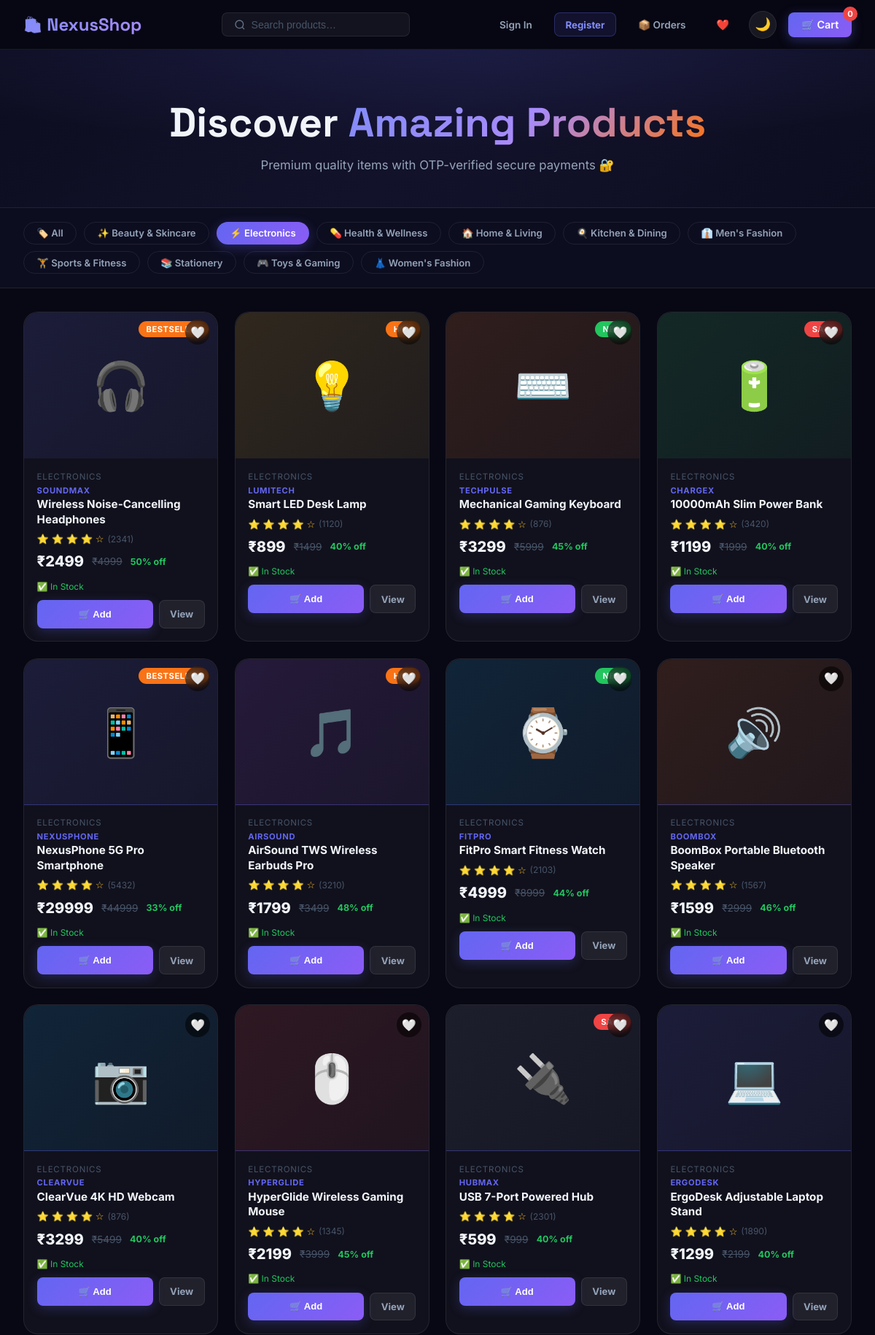
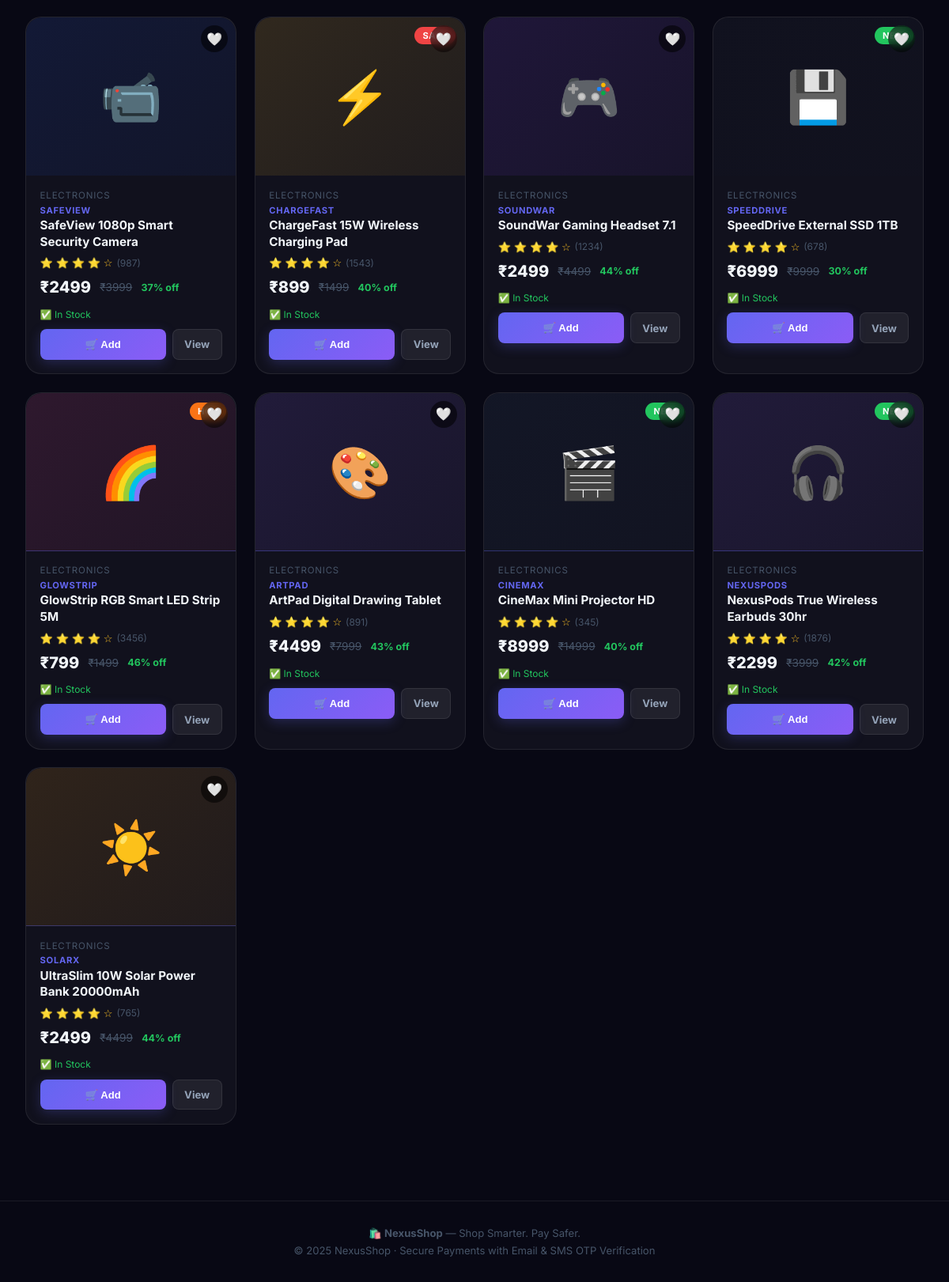
The app's page /?category=Electronics with its own data (2 pictures, top to bottom).
### ecommerce-otp-payment/models.py (models this page shows, shortened)
class Product(db.Model):
    __tablename__ = "products"
    id=db.Column(db.Integer,primary_key=True)
    name=db.Column(db.String(120),nullable=False)
    brand=db.Column(db.String(60),default="NexusShop")
    category=db.Column(db.String(60),nullable=False)
    price=db.Column(db.Float,nullable=False)
    original_price=db.Column(db.Float)
    description=db.Column(db.Text)
    highlights=db.Column(db.Text)
    specs_json=db.Column(db.Text)
    image_url=db.Column(db.Text)
    images_json=db.Column(db.Text)
    image_emoji=db.Column(db.String(10),default="📦")
    image_color=db.Column(db.String(20),default="#6366f1")
    stock=db.Column(db.Integer,default=50)
    rating=db.Column(db.Float,default=4.5)
    reviews=db.Column(db.Integer,default=100)
    badge=db.Column(db.String(30))
    created_at=db.Column(db.DateTime,default=datetime.utcnow)

### ecommerce-otp-payment/app.py (the view)
@app.route("/")
def index():
    category = request.args.get("category", "All")
    search   = request.args.get("q", "")
    query    = Product.query
    if category != "All":
        query = query.filter_by(category=category)
    if search:
        query = query.filter(Product.name.ilike(f"%{search}%"))
    products   = query.all()
    categories = ["All"] + sorted(set(p.category for p in Product.query.all()))
    cart_count = sum(i["qty"] for i in get_cart().values())
    current_user = get_logged_in_user()
    return render_template("index.html",
                           products=products,
                           categories=categories,
                           active_category=category,
                           search=search,
                           cart_count=cart_count,
                           current_user=current_user)

### ecommerce-otp-payment/app.py (called while the page is built)
def get_cart():
    return session.get("cart", {})

def get_logged_in_user():
    uid = session.get("user_id")
    return User.query.get(uid) if uid else None

### ecommerce-otp-payment/templates/index.html (shortened to what this page needs)
{% extends "base.html" %}
{% block content %}
<section class="hero">
  <h1>Discover <span>Amazing Products</span></h1>
  <p>Premium quality items with OTP-verified secure payments 🔐</p>
</section>
<div class="category-tabs">
  {% for cat in categories %}
  <a href="/?category={{ cat | urlencode }}" class="cat-tab {% if cat == active_category %}active{% endif %}">
    {% if cat == 'All' %}🏷️{% elif cat == 'Electronics' %}⚡{% elif cat == "Men's Fashion" %}👔{% elif cat == "Women's Fashion" %}👗{% elif cat == 'Fashion' %}👗{% elif cat == 'Home & Living' %}🏠{% elif cat == 'Kitchen & Dining' %}🍳{% elif cat == 'Beauty & Skincare' %}✨{% elif cat == 'Sports & Fitness' %}🏋️{% elif cat == 'Health & Wellness' %}💊{% elif cat == 'Stationery' %}📚{% elif cat == 'Toys & Gaming' %}🎮{% else %}🛍️{% endif %}
    {{ cat }}
  </a>
  {% endfor %}
</div>
<div class="product-grid">
  {% if products %}
    {% for p in products %}
    <div class="product-card" id="product-{{ p.id }}">
      <div class="product-image-wrap">
        {% if p.image_url %}
        <div class="product-emoji-box" style="display:none;background:linear-gradient(135deg,{{ p.image_color }}22,{{ p.image_color }}11)">
          {{ p.image_emoji }}
        </div>
        {% else %}
        <div class="product-emoji-box" style="background:linear-gradient(135deg,{{ p.image_color }}22,{{ p.image_color }}11)">
          {{ p.image_emoji }}
        </div>
        {% endif %}
        {% if p.badge %}
        <span class="product-badge {% if p.badge=='Sale' %}sale{% elif p.badge=='New' %}new{% elif p.badge=='Eco' %}eco{% endif %}">
          {{ p.badge }}
        </span>
        {% endif %}
        <button class="card-wishlist-btn" data-pid="{{ p.id }}" onclick="toggleWishlistCard({{ p.id }}, this)" title="Wishlist">
          🤍
        </button>
      </div>
      <div class="product-info">
        <div class="product-category">{{ p.category }}</div>
        {% if p.brand %}<div class="product-brand-label">{{ p.brand }}</div>{% endif %}
        <a href="/product/{{ p.id }}" class="product-name-link">
          <div class="product-name">{{ p.name }}</div>
        </a>
        <div class="product-rating">
          <span class="stars">
            {% for i in range(5) %}
              {% if i < p.rating|int %}⭐{% else %}☆{% endif %}
            {% endfor %}
          </span>
          <span class="rating-count">({{ p.reviews }})</span>
        </div>
        <div class="product-price">
          <span class="price-current">₹{{ p.price|int }}</span>
          {% if p.original_price %}
          <span class="price-original">₹{{ p.original_price|int }}</span>
          <span class="price-discount">{{ ((1 - p.price/p.original_price)*100)|int }}% off</span>
          {% endif %}
        </div>
        <div class="stock-indicator {% if p.stock < 10 %}stock-low{% else %}stock-ok{% endif %}">
          {% if p.stock == 0 %}❌ Out of Stock
          {% elif p.stock < 10 %}⚠️ Only {{ p.stock }} left!
          {% else %}✅ In Stock{% endif %}
        </div>
        <div class="card-action-row">
          <button class="btn-add-cart" onclick="addToCart({{ p.id }}, this)"
            {% if p.stock == 0 %}disabled style="opacity:0.4"{% endif %}>
            {% if p.stock == 0 %}Out of Stock{% else %}🛒 Add{% endif %}
          </button>
          <a href="/product/{{ p.id }}" class="btn-view-detail">View</a>
        </div>
      </div>
    </div>
    {% endfor %}
  {% endif %}
</div>
{% endblock %}

### records on screen
Product: category "Beauty & Skincare"
Product: category "Electronics", image_emoji "🎧", badge "BESTSELLER", category "ELECTRONICS", brand "SOUNDMAX", name "Wireless Noise-Cancelling Headphones", reviews "2341", price "2499", original_price "4999", ((1-p.price/p.original_price)*100)|int "50", stock "✅ In Stock"
Product: category "Health & Wellness"
Product: category "Home & Living"
Product: category "Kitchen & Dining"
Product: category "Men's Fashion"
Product: category "Sports & Fitness"
Product: category "Stationery"
Product: category "Toys & Gaming"
Product: category "Women's Fashion"
Product: image_emoji "💡", badge "HOT", category "ELECTRONICS", brand "LUMITECH", name "Smart LED Desk Lamp", reviews "1120", price "899", original_price "1499", ((1-p.price/p.original_price)*100)|int "40", stock "✅ In Stock"
Product: image_emoji "⌨️", badge "NEW", category "ELECTRONICS", brand "TECHPULSE", name "Mechanical Gaming Keyboard", reviews "876", price "3299", original_price "5999", ((1-p.price/p.original_price)*100)|int "45", stock "✅ In Stock"
Product: image_emoji "🔋", badge "SALE", category "ELECTRONICS", brand "CHARGEX", name "10000mAh Slim Power Bank", reviews "3420", price "1199", original_price "1999", ((1-p.price/p.original_price)*100)|int "40", stock "✅ In Stock"
Product: image_emoji "📱", badge "BESTSELLER", category "ELECTRONICS", brand "NEXUSPHONE", name "NexusPhone 5G Pro Smartphone", reviews "5432", price "29999", original_price "44999", ((1-p.price/p.original_price)*100)|int "33", stock "✅ In Stock"
Product: image_emoji "🎵", badge "HOT", category "ELECTRONICS", brand "AIRSOUND", name "AirSound TWS Wireless Earbuds Pro", reviews "3210", price "1799", original_price "3499", ((1-p.price/p.original_price)*100)|int "48", stock "✅ In Stock"
Product: image_emoji "⌚", badge "NEW", category "ELECTRONICS", brand "FITPRO", name "FitPro Smart Fitness Watch", reviews "2103", price "4999", original_price "8999", ((1-p.price/p.original_price)*100)|int "44", stock "✅ In Stock"
Product: image_emoji "🔊", category "ELECTRONICS", brand "BOOMBOX", name "BoomBox Portable Bluetooth Speaker", reviews "1567", price "1599", original_price "2999", ((1-p.price/p.original_price)*100)|int "46", stock "✅ In Stock"
Product: image_emoji "📷", category "ELECTRONICS", brand "CLEARVUE", name "ClearVue 4K HD Webcam", reviews "876", price "3299", original_price "5499", ((1-p.price/p.original_price)*100)|int "40", stock "✅ In Stock"
Product: image_emoji "🖱️", category "ELECTRONICS", brand "HYPERGLIDE", name "HyperGlide Wireless Gaming Mouse", reviews "1345", price "2199", original_price "3999", ((1-p.price/p.original_price)*100)|int "45", stock "✅ In Stock"
Product: image_emoji "🔌", badge "SALE", category "ELECTRONICS", brand "HUBMAX", name "USB 7-Port Powered Hub", reviews "2301", price "599", original_price "999", ((1-p.price/p.original_price)*100)|int "40", stock "✅ In Stock"
Product: image_emoji "💻", category "ELECTRONICS", brand "ERGODESK", name "ErgoDesk Adjustable Laptop Stand", reviews "1890", price "1299", original_price "2199", ((1-p.price/p.original_price)*100)|int "40", stock "✅ In Stock"
Product: image_emoji "📹", category "ELECTRONICS", brand "SAFEVIEW", name "SafeView 1080p Smart Security Camera", reviews "987", price "2499", original_price "3999", ((1-p.price/p.original_price)*100)|int "37", stock "✅ In Stock"
Product: image_emoji "⚡", badge "SALE", category "ELECTRONICS", brand "CHARGEFAST", name "ChargeFast 15W Wireless Charging Pad", reviews "1543", price "899", original_price "1499", ((1-p.price/p.original_price)*100)|int "40", stock "✅ In Stock"
Product: image_emoji "🎮", category "ELECTRONICS", brand "SOUNDWAR", name "SoundWar Gaming Headset 7.1", reviews "1234", price "2499", original_price "4499", ((1-p.price/p.original_price)*100)|int "44", stock "✅ In Stock"
Product: image_emoji "💾", badge "NEW", category "ELECTRONICS", brand "SPEEDDRIVE", name "SpeedDrive External SSD 1TB", reviews "678", price "6999", original_price "9999", ((1-p.price/p.original_price)*100)|int "30", stock "✅ In Stock"
Product: image_emoji "🌈", badge "HOT", category "ELECTRONICS", brand "GLOWSTRIP", name "GlowStrip RGB Smart LED Strip 5M", reviews "3456", price "799", original_price "1499", ((1-p.price/p.original_price)*100)|int "46", stock "✅ In Stock"
Product: image_emoji "🎨", category "ELECTRONICS", brand "ARTPAD", name "ArtPad Digital Drawing Tablet", reviews "891", price "4499", original_price "7999", ((1-p.price/p.original_price)*100)|int "43", stock "✅ In Stock"
Product: image_emoji "🎬", badge "NEW", category "ELECTRONICS", brand "CINEMAX", name "CineMax Mini Projector HD", reviews "345", price "8999", original_price "14999", ((1-p.price/p.original_price)*100)|int "40", stock "✅ In Stock"
Product: image_emoji "🎧", badge "NEW", category "ELECTRONICS", brand "NEXUSPODS", name "NexusPods True Wireless Earbuds 30hr", reviews "1876", price "2299", original_price "3999", ((1-p.price/p.original_price)*100)|int "42", stock "✅ In Stock"
Product: image_emoji "☀️", category "ELECTRONICS", brand "SOLARX", name "UltraSlim 10W Solar Power Bank 20000mAh", reviews "765", price "2499", original_price "4499", ((1-p.price/p.original_price)*100)|int "44", stock "✅ In Stock"

### other values on screen
{{ cart_count|default(0) }} "0"
{{ cat }} "All"
